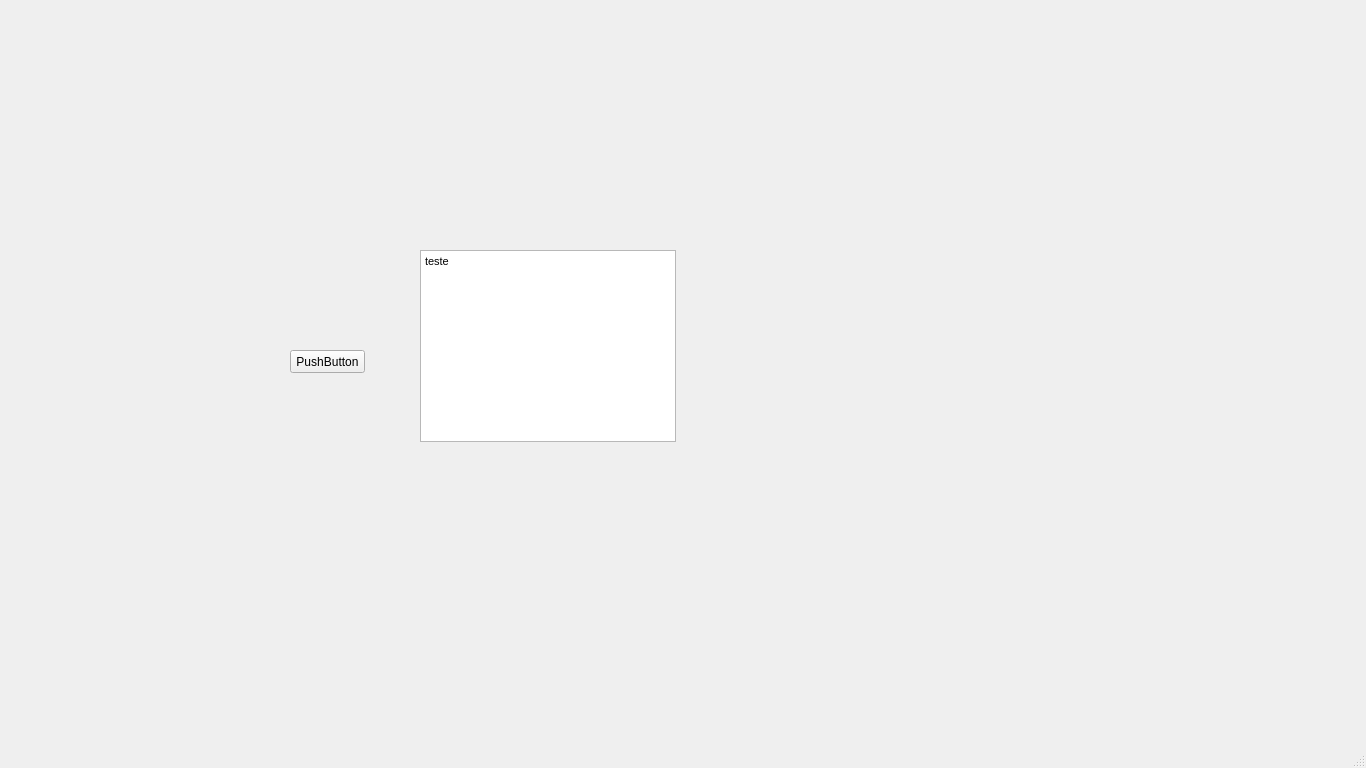
<?xml version="1.0" encoding="UTF-8"?>
<ui version="4.0">
 <class>form1</class>
 <widget class="QMainWindow" name="form1">
  <property name="geometry">
   <rect>
    <x>0</x>
    <y>0</y>
    <width>1366</width>
    <height>768</height>
   </rect>
  </property>
  <property name="windowTitle">
   <string>MainWindow</string>
  </property>
  <widget class="QWidget" name="centralwidget">
   <widget class="QPushButton" name="pushButton">
    <property name="geometry">
     <rect>
      <x>290</x>
      <y>350</y>
      <width>75</width>
      <height>23</height>
     </rect>
    </property>
    <property name="text">
     <string>PushButton</string>
    </property>
   </widget>
   <widget class="QTextBrowser" name="textBrowser">
    <property name="geometry">
     <rect>
      <x>420</x>
      <y>250</y>
      <width>256</width>
      <height>192</height>
     </rect>
    </property>
    <property name="html">
     <string>&lt;!DOCTYPE HTML PUBLIC &quot;-//W3C//DTD HTML 4.0//EN&quot; &quot;http://www.w3.org/TR/REC-html40/strict.dtd&quot;&gt;
&lt;html&gt;&lt;head&gt;&lt;meta name=&quot;qrichtext&quot; content=&quot;1&quot; /&gt;&lt;style type=&quot;text/css&quot;&gt;
p, li { white-space: pre-wrap; }
&lt;/style&gt;&lt;/head&gt;&lt;body style=&quot; font-family:'MS Shell Dlg 2'; font-size:8.25pt; font-weight:400; font-style:normal;&quot;&gt;
&lt;p style=&quot; margin-top:0px; margin-bottom:0px; margin-left:0px; margin-right:0px; -qt-block-indent:0; text-indent:0px;&quot;&gt;teste&lt;/p&gt;&lt;/body&gt;&lt;/html&gt;</string>
    </property>
   </widget>
  </widget>
  <widget class="QMenuBar" name="menubar">
   <property name="geometry">
    <rect>
     <x>0</x>
     <y>0</y>
     <width>1366</width>
     <height>21</height>
    </rect>
   </property>
  </widget>
  <widget class="QStatusBar" name="statusbar"/>
 </widget>
 <resources/>
 <connections/>
</ui>
